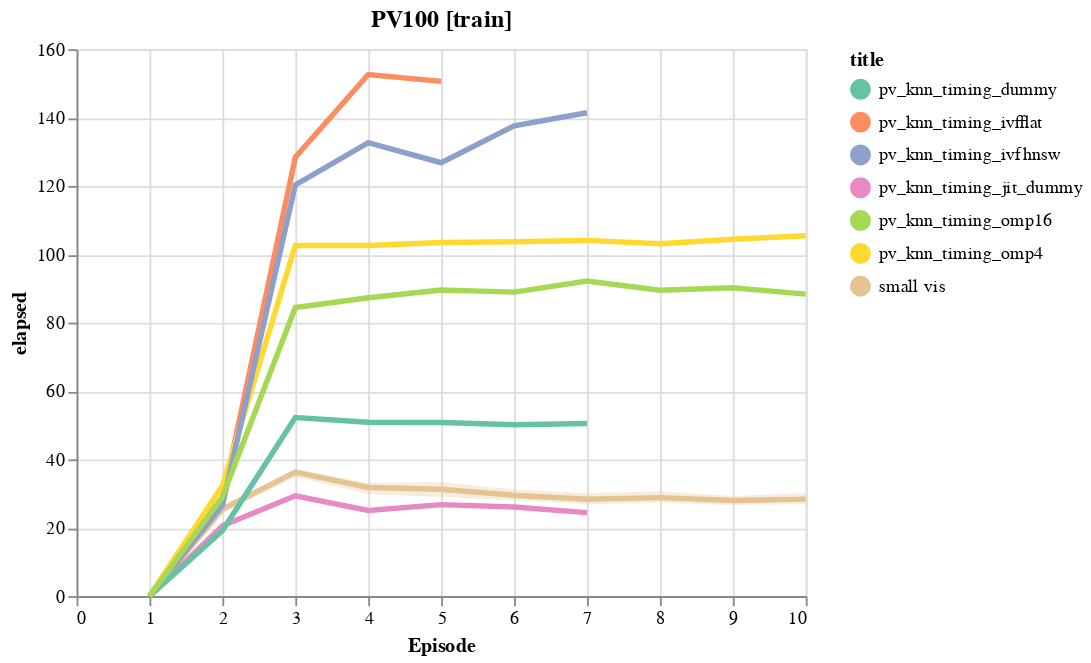

Notebook cell for this chart:
### Code cell
alt.themes.enable('personal')
jobs = [
#     load_jobs('epv100kcdiag_sscale*', subdir='exploration'),
#     load_jobs('kctest*', subdir='exploration', title='weighted kernel'),
#     load_jobs('pv100_kctest*', subdir='exploration', title='weighted kernel'),
#     load_jobs('pv100_kcrevert*', subdir='exploration', title='full kernel'),
    load_jobs('pv100_speed*', subdir='exploration', title='small vis'),
    load_jobs('pv_knn_timing*', subdir='exploration'),
]
data = pd.concat(jobs, sort=False)
N = 10
subset = data
# subset = subset[((subset.episode % 5 == 0) & (subset.test)) | ((subset.episode % 3 == 0) & (~subset.test))]
subset = subset[(subset['episode'] <= N)]
chart = make_base_chart(
    subset, 
    title="PV100", 
    color='title',
    window=5,
)

# (plot_with_bars(chart, 'rolling_mean_score', test=False) | plot_with_bars(chart, 'smoothed_score', test=True)) & \
# (plot_with_bars(chart, 'sum_novelty', test=False).interactive() | plot_with_bars(chart, 'count_score', test=False)) & \
plot_with_bars(chart, 'elapsed', test=False)

### Figure 1 — Vega-Lite specification as saved in the notebook (floating-point values rounded to 4 significant figures; data arrays with more than 128 entries replaced by an {"elided": "..."} marker saying what was removed)
{"config": {"view": {"height": 300, "width": 400}, "range": {"category": {"scheme": "set2"}, "ordinal": {"scheme": "set2"}}, "legend": {"labelLimit": 0}, "background": "white", "mark": {"clip": true}, "line": {"size": 3}}, "layer": [{"mark": {"type": "circle", "opacity": 1, "size": 0}, "encoding": {"color": {"type": "nominal", "field": "title"}, "x": {"type": "quantitative", "field": "episode", "title": "Episode"}, "y": {"type": "quantitative", "aggregate": "mean", "field": "elapsed"}}, "title": "PV100", "transform": [{"calculate": "(datum.score > 0.1)", "as": "has_score"}, {"window": [{"op": "sum", "field": "novelty_score", "as": "sum_novelty"}], "frame": [null, 0], "groupby": ["name", "test"], "sort": [{"field": "episode", "order": "ascending"}]}, {"window": [{"op": "sum", "field": "score", "as": "sum_score"}], "frame": [null, 0], "groupby": ["name", "test"], "sort": [{"field": "episode", "order": "ascending"}]}, {"window": [{"op": "sum", "field": "has_score", "as": "count_score"}], "frame": [null, 0], "groupby": ["name", "test"], "sort": [{"field": "episode", "order": "ascending"}]}, {"window": [{"op": "mean", "field": "score", "as": "rolling_mean_score"}], "frame": [-5, 0], "groupby": ["name", "test"], "sort": [{"field": "episode", "order": "ascending"}]}, {"window": [{"op": "mean", "field": "novelty_score", "as": "rolling_mean_novelty"}], "frame": [-5, 0], "groupby": ["name", "test"], "sort": [{"field": "episode", "order": "ascending"}]}, {"calculate": "(((datum.name === 'SAC') * datum.score) + ((datum.name !== 'SAC') * datum.rolling_mean_score))", "as": "smoothed_score"}, {"filter": "(datum.test === false)"}]}, {"mark": {"type": "errorband", "extent": "ci"}, "encoding": {"color": {"type": "nominal", "field": "title"}, "x": {"type": "quantitative", "field": "episode", "title": "Episode"}, "y": {"type": "quantitative", "field": "elapsed"}}, "title": "PV100", "transform": [{"calculate": "(datum.score > 0.1)", "as": "has_score"}, {"window": [{"op": "sum", "field": "novelty_score", "as": "sum_novelty"}], "frame": [null, 0], "groupby": ["name", "test"], "sort": [{"field": "episode", "order": "ascending"}]}, {"window": [{"op": "sum", "field": "score", "as": "sum_score"}], "frame": [null, 0], "groupby": ["name", "test"], "sort": [{"field": "episode", "order": "ascending"}]}, {"window": [{"op": "sum", "field": "has_score", "as": "count_score"}], "frame": [null, 0], "groupby": ["name", "test"], "sort": [{"field": "episode", "order": "ascending"}]}, {"window": [{"op": "mean", "field": "score", "as": "rolling_mean_score"}], "frame": [-5, 0], "groupby": ["name", "test"], "sort": [{"field": "episode", "order": "ascending"}]}, {"window": [{"op": "mean", "field": "novelty_score", "as": "rolling_mean_novelty"}], "frame": [-5, 0], "groupby": ["name", "test"], "sort": [{"field": "episode", "order": "ascending"}]}, {"calculate": "(((datum.name === 'SAC') * datum.score) + ((datum.name !== 'SAC') * datum.rolling_mean_score))", "as": "smoothed_score"}, {"filter": "(datum.test === false)"}]}, {"mark": "line", "encoding": {"color": {"type": "nominal", "field": "title"}, "x": {"type": "quantitative", "field": "episode", "title": "Episode"}, "y": {"type": "quantitative", "aggregate": "mean", "field": "elapsed"}}, "title": "PV100", "transform": [{"calculate": "(datum.score > 0.1)", "as": "has_score"}, {"window": [{"op": "sum", "field": "novelty_score", "as": "sum_novelty"}], "frame": [null, 0], "groupby": ["name", "test"], "sort": [{"field": "episode", "order": "ascending"}]}, {"window": [{"op": "sum", "field": "score", "as": "sum_score"}], "frame": [null, 0], "groupby": ["name", "test"], "sort": [{"field": "episode", "order": "ascending"}]}, {"window": [{"op": "sum", "field": "has_score", "as": "count_score"}], "frame": [null, 0], "groupby": ["name", "test"], "sort": [{"field": "episode", "order": "ascending"}]}, {"window": [{"op": "mean", "field": "score", "as": "rolling_mean_score"}], "frame": [-5, 0], "groupby": ["name", "test"], "sort": [{"field": "episode", "order": "ascending"}]}, {"window": [{"op": "mean", "field": "novelty_score", "as": "rolling_mean_novelty"}], "frame": [-5, 0], "groupby": ["name", "test"], "sort": [{"field": "episode", "order": "ascending"}]}, {"calculate": "(((datum.name === 'SAC') * datum.score) + ((datum.name !== 'SAC') * datum.rolling_mean_score))", "as": "smoothed_score"}, {"filter": "(datum.test === false)"}]}], "data": {"name": "data-d948027afbcd177ba91e9c5d58541426"}, "title": "PV100 [train]", "$schema": "https://vega.github.io/schema/vega-lite/v4.8.1.json", "datasets": {"data-d948027afbcd177ba91e9c5d58541426": {"elided": "172 records"}}}
